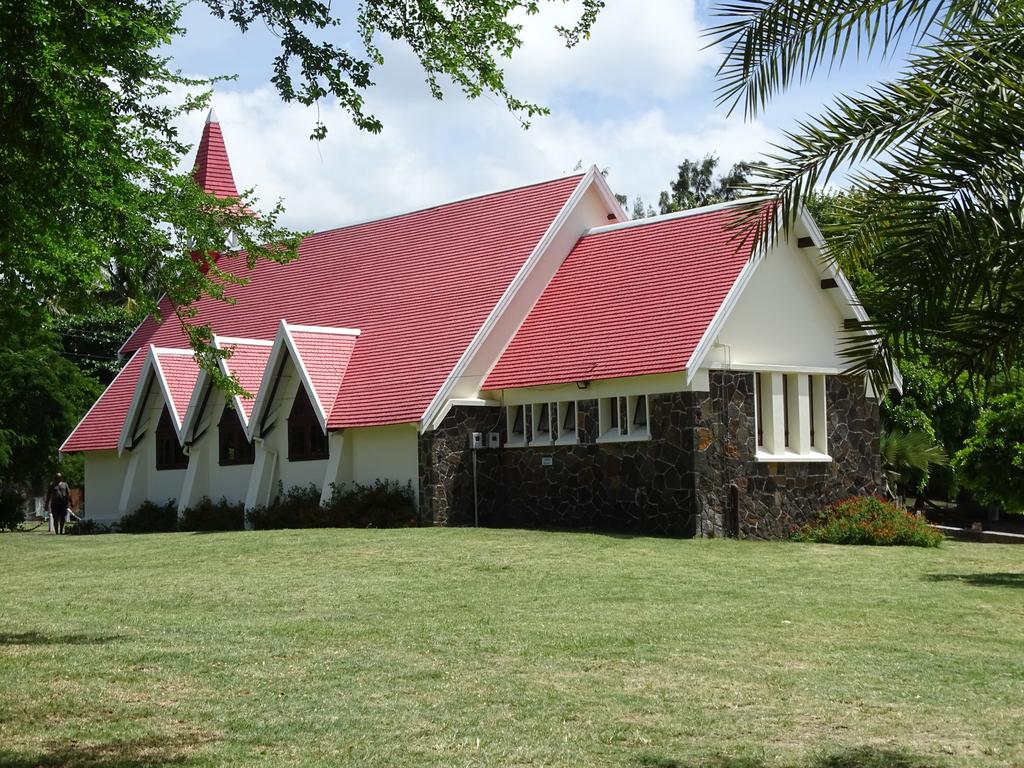
#> input picture lab7/detect_corners/images/church.jpg, 1024 x 768 px; its folder holds 4 pictures in this run
$ python auto_canny.py --images ../../lab7/detect_corners/images
#> lines starting #> are read from the running program, lines starting #| are printed output that depends on the picture
# import the necessary packages
import numpy as np
import argparse
import glob
import cv2

def auto_canny(image, sigma=0.33):
	# compute the median of the single channel pixel intensities
	v = np.median(image)

	# apply automatic Canny edge detection using the computed median
	lower = int(max(0, (1.0 - sigma) * v))
	upper = int(min(255, (1.0 + sigma) * v))
	edged = cv2.Canny(image, lower, upper)

	# return the edged image
	return edged

# construct the argument parse and parse the arguments
ap = argparse.ArgumentParser()
ap.add_argument("-i", "--images", required=True,
	help="path to input dataset of images")
args = vars(ap.parse_args())

# loop over the images
for imagePath in glob.glob(args["images"] + "/*.jpg"):
	# load the image, convert it to grayscale, and blur it slightly
	image = cv2.imread(imagePath)
#> image is the input picture: shape (768, 1024, 3); mean B, G, R 101.6, 122.2, 122.7
	gray = cv2.cvtColor(image, cv2.COLOR_BGR2GRAY)
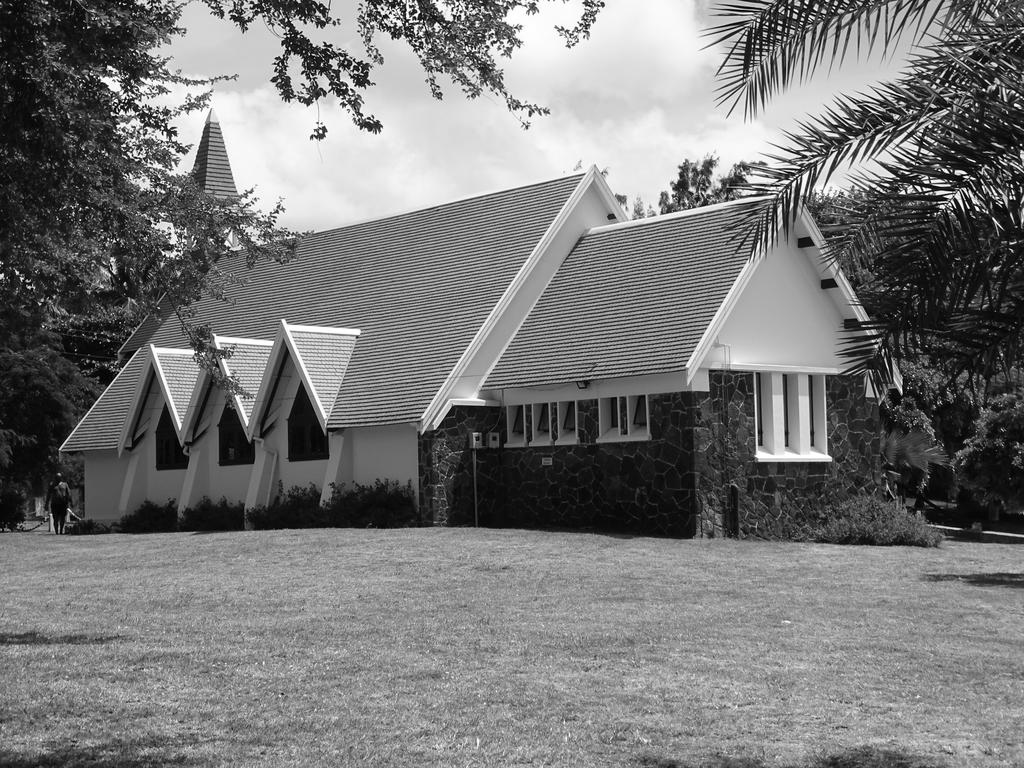
#> gray: shape (768, 1024); min 0, max 255, mean 120
	blurred = cv2.GaussianBlur(gray, (3, 3), 0)

	# apply Canny edge detection using a wide threshold, tight
	# threshold, and automatically determined threshold
	wide = cv2.Canny(blurred, 10, 200)
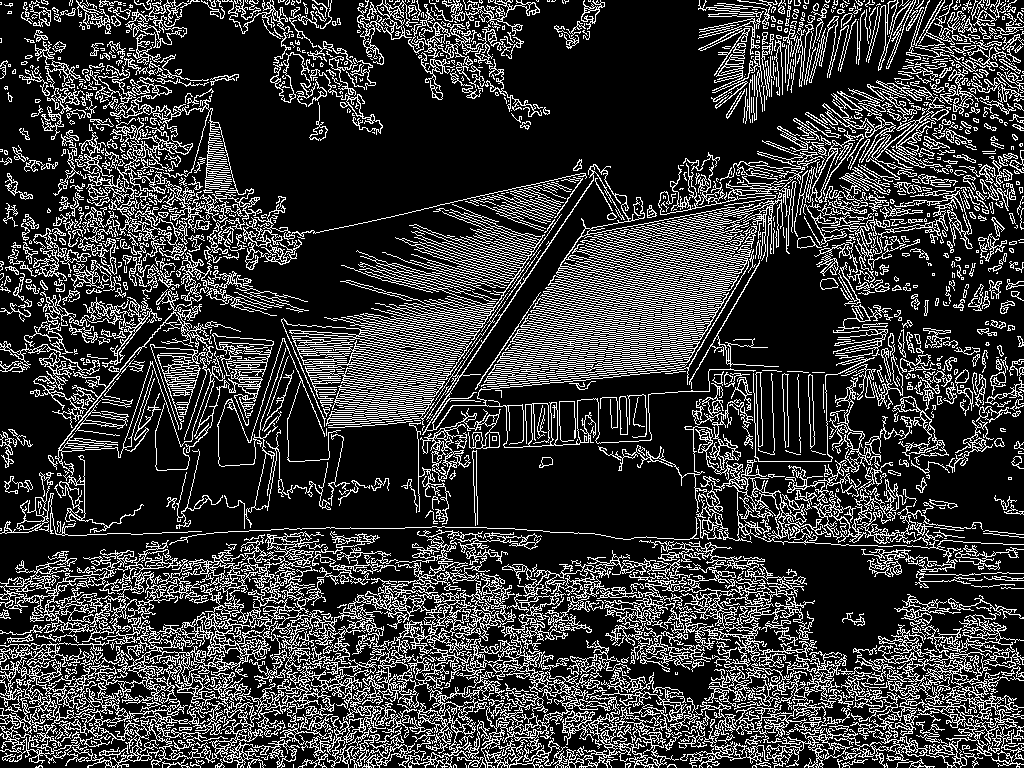
#> wide: shape (768, 1024); 22.2% white in thin lines or dots
	tight = cv2.Canny(blurred, 225, 250)
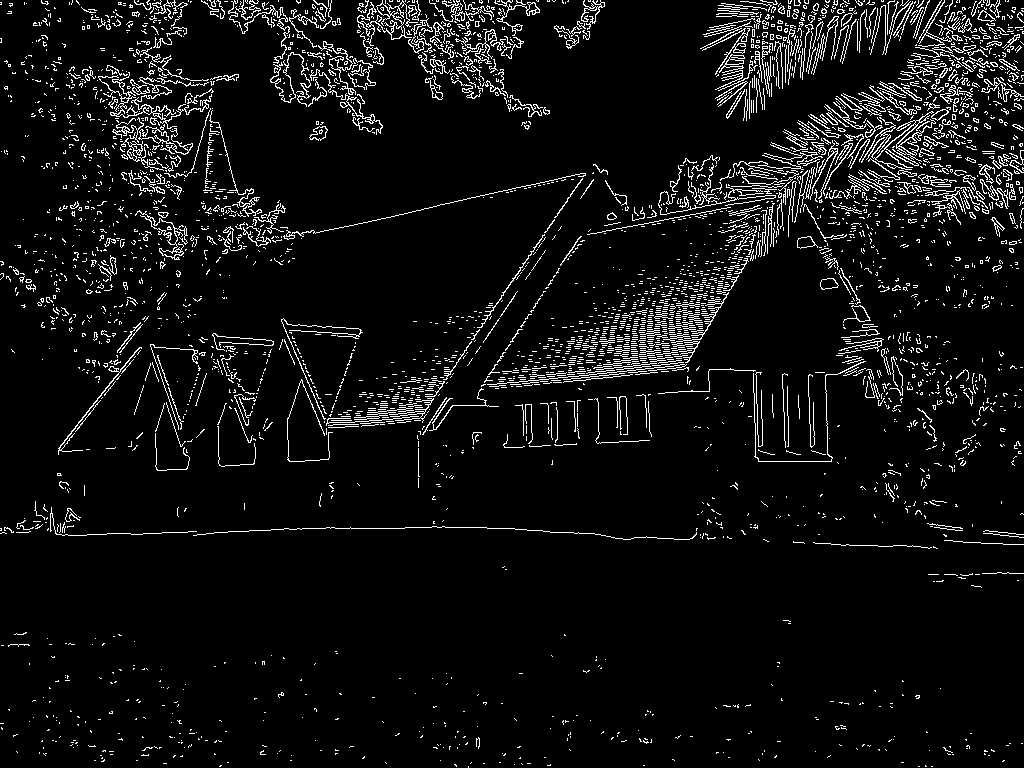
#> tight: shape (768, 1024); 6.2% white in thin lines or dots
	auto = auto_canny(blurred)
#> in auto_canny, `v = np.median(image)`: v = 130
#> in auto_canny, `lower = int(max(0, (1.0 - sigma) * v))`: lower = 87
#> in auto_canny, `upper = int(min(255, (1.0 + sigma) * v))`: upper = 172
#> in auto_canny, `edged = cv2.Canny(image, lower, upper)`:
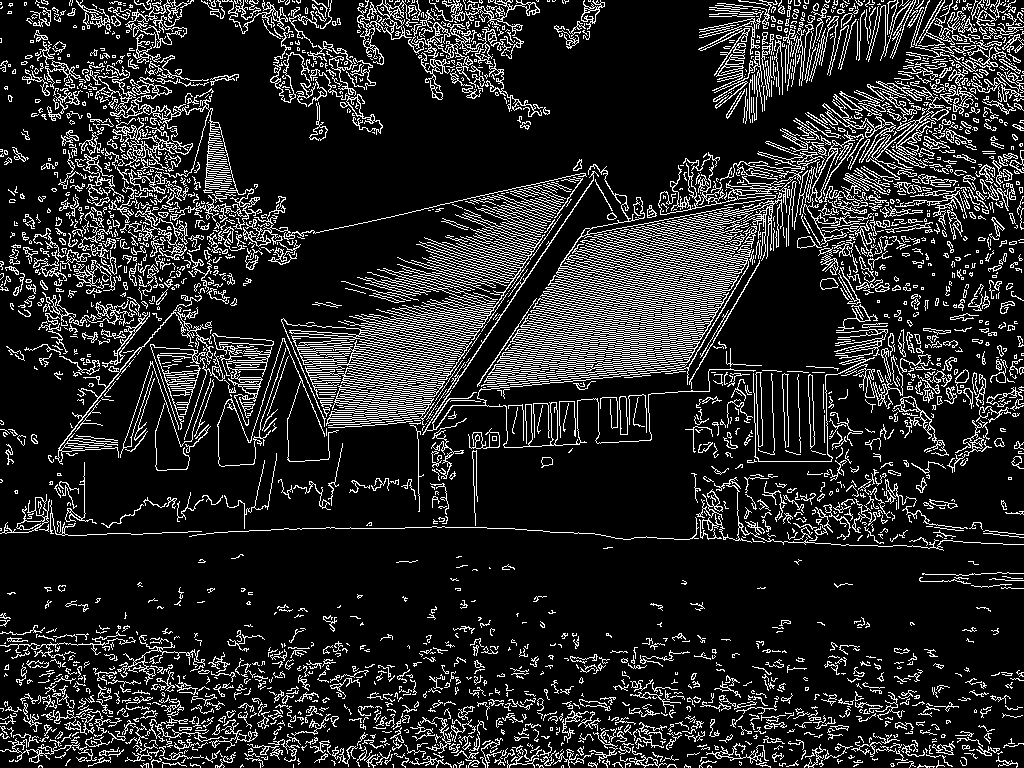
#> edged: shape (768, 1024); 15.2% white in thin lines or dots

	# show the images
	cv2.imshow("Original", image)
	cv2.imshow("Edges", np.hstack([wide, tight, auto]))
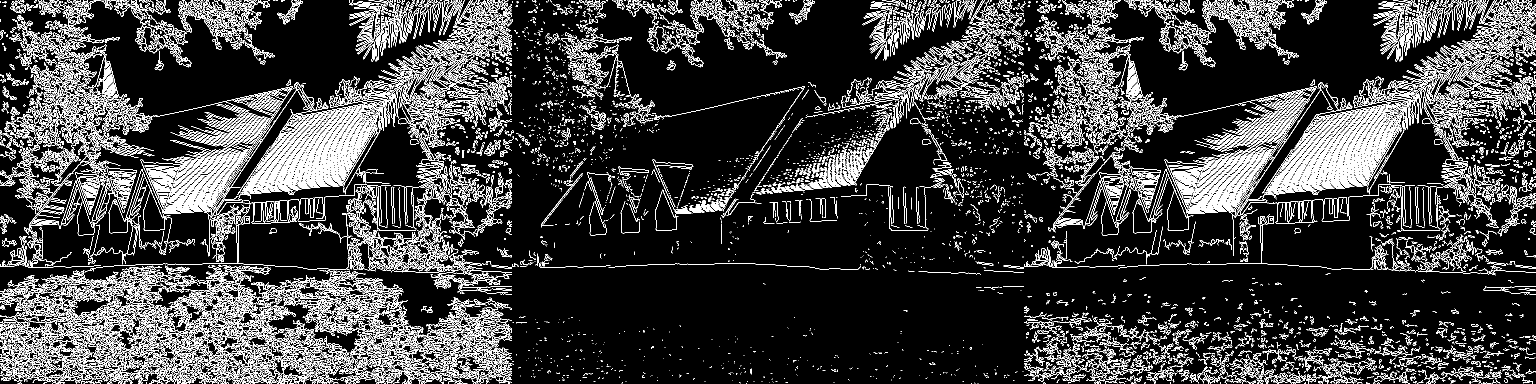
#> window 'Edges': shape (768, 3072) (shown at 1/2 size); 14.5% white in thin lines or dots
	cv2.waitKey(0)
